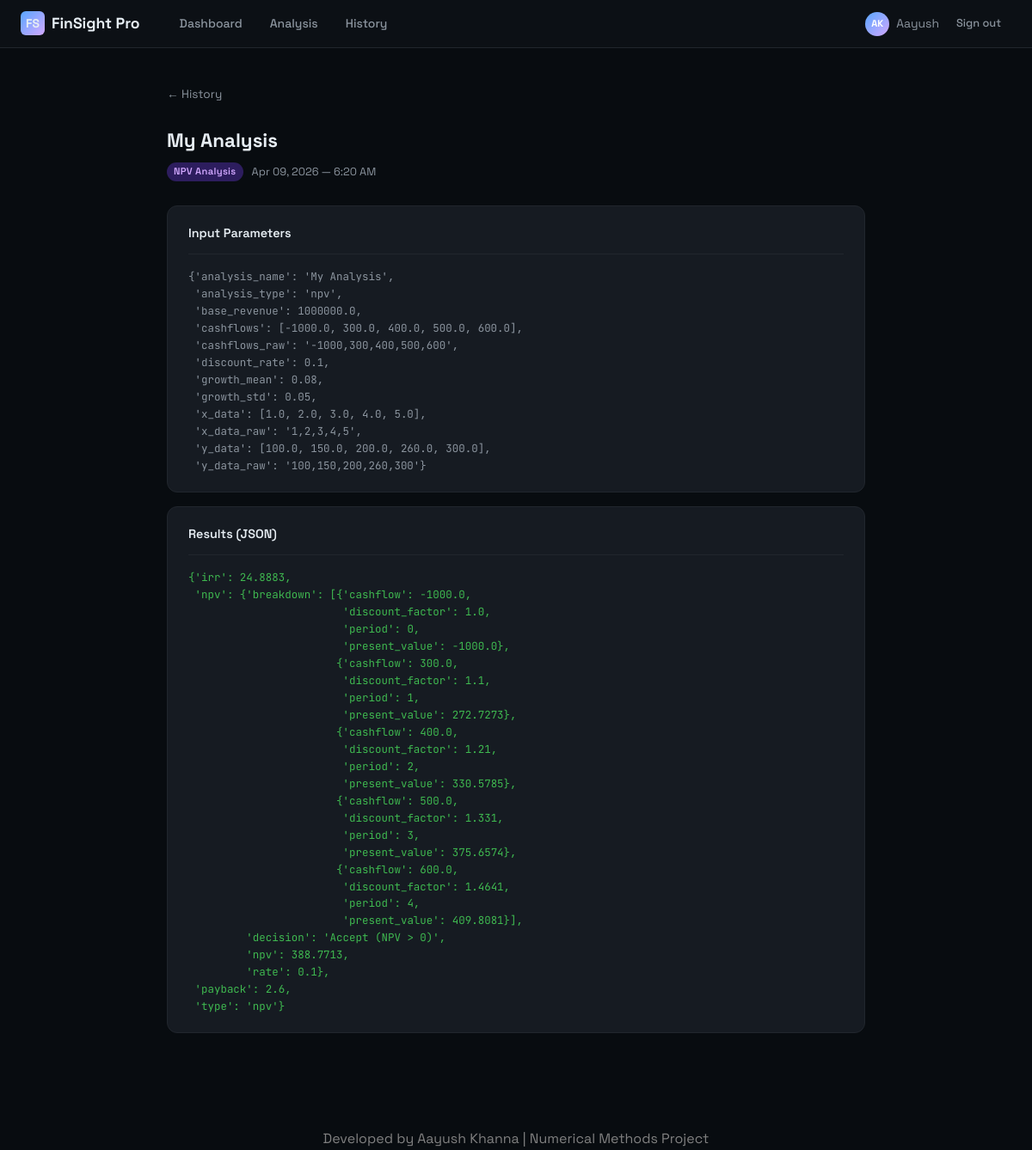
Screenshot of /history/2/ (signed in) with the database file from the repository.
### predictor/models.py (models this page shows, shortened)
class AnalysisHistory(models.Model):
    ANALYSIS_TYPES = [
        ("breakeven", "Break-Even Analysis"),
        ("forecast", "Revenue Forecast"),
        ("npv", "NPV Analysis"),
        ("monte_carlo", "Monte Carlo Simulation"),
        ("irr", "IRR Calculation"),
    ]
    user = models.ForeignKey(User, on_delete=models.CASCADE, related_name="analyses")
    analysis_type = models.CharField(max_length=20, choices=ANALYSIS_TYPES)
    name = models.CharField(max_length=100, default="Untitled Analysis")
    input_data = models.JSONField()
    result_data = models.JSONField()
    created_at = models.DateTimeField(default=timezone.now)
    class Meta:
        ordering = ["-created_at"]
        verbose_name_plural = "Analysis Histories"

### predictor/views.py (the view)
# urls.py: path("history/<int:pk>/", views.history_detail, name="history_detail"),
@login_required
def history_detail(request, pk):
    analysis = get_object_or_404(AnalysisHistory, pk=pk, user=request.user)
    return render(request, "predictor/history_detail.html", {"analysis": analysis})

### predictor/templates/predictor/history_detail.html (shortened to what this page needs)
{% extends "base.html" %}
{% block content %}
<div class="container" style="padding-top:40px;padding-bottom:60px;max-width:860px;">
  <div style="margin-bottom:24px;">
    <a href="{% url 'history' %}" style="color:var(--text-2);text-decoration:none;font-size:0.85rem;">← History</a>
  </div>
  <div style="display:flex;align-items:flex-start;justify-content:space-between;margin-bottom:28px;">
    <div>
      <h1 style="font-size:1.4rem;font-weight:700;">{{ analysis.name }}</h1>
      <div style="display:flex;gap:10px;align-items:center;margin-top:8px;">
        <span class="badge
          {% if analysis.analysis_type == 'breakeven' %}badge-blue
          {% elif analysis.analysis_type == 'forecast' %}badge-green
          {% elif analysis.analysis_type == 'npv' %}badge-purple
          {% elif analysis.analysis_type == 'monte_carlo' %}badge-orange
          {% else %}badge-blue{% endif %}">
          {{ analysis.get_analysis_type_display }}
        </span>
        <span style="font-size:0.8rem;color:var(--text-2);">{{ analysis.created_at|date:"M d, Y — g:i A" }}</span>
      </div>
    </div>
  </div>
  <div class="card" style="margin-bottom:16px;">
    <div class="card-header">
      <div class="card-title">Input Parameters</div>
    </div>
    <pre style="font-family:var(--mono);font-size:0.78rem;color:var(--text-2);overflow-x:auto;white-space:pre-wrap;">{{ analysis.input_data|pprint }}</pre>
  </div>
  <div class="card">
    <div class="card-header">
      <div class="card-title">Results (JSON)</div>
    </div>
    <pre style="font-family:var(--mono);font-size:0.78rem;color:var(--green);overflow-x:auto;white-space:pre-wrap;">{{ analysis.result_data|pprint }}</pre>
  </div>
</div>
{% endblock %}

### templates/base.html (shortened to what this page needs)
{% load static %}
<!DOCTYPE html>
<html lang="en">
<head>
</head>
<body>
  <nav class="nav">
    <a href="{% url 'landing' %}" class="nav-brand">
      <div class="logo-icon">FS</div>
      <span>FinSight Pro</span>
    </a>
    <div class="nav-links">
      {% if user.is_authenticated %}
        <a href="{% url 'dashboard' %}" class="nav-link {% if request.resolver_match.url_name == 'dashboard' %}active{% endif %}">Dashboard</a>
        <a href="{% url 'analysis' %}" class="nav-link {% if request.resolver_match.url_name == 'analysis' %}active{% endif %}">Analysis</a>
        <a href="{% url 'history' %}" class="nav-link {% if request.resolver_match.url_name == 'history' %}active{% endif %}">History</a>
      {% endif %}
    </div>
    <div class="nav-right">
      {% if user.is_authenticated %}
        <div class="nav-user">
          <div class="nav-avatar">{{ user.first_name|first|upper }}{{ user.last_name|first|upper }}</div>
          <span>{{ user.first_name|default:user.username }}</span>
        </div>
        <a href="{% url 'logout' %}" class="btn btn-ghost btn-sm">Sign out</a>
      {% else %}
        <a href="{% url 'login' %}" class="btn btn-ghost btn-sm">Sign in</a>
        <a href="{% url 'register' %}" class="btn btn-primary btn-sm">Get Started</a>
      {% endif %}
    </div>
  </nav>
  <div class="page">
    {% block content %}{% endblock %}
  </div>
  <footer style="text-align:center; margin-top:50px; color:gray;">
    Developed by Aayush Khanna | Numerical Methods Project
</footer>
</body>
</html>

### templates/base.html (style rules this page uses)
:root { --bg-base: #080c10; --bg-surface: #0d1117; --bg-raised: #161b22; --bg-hover: #1c2128; --border: #21262d; --border-hi: #30363d; --text-1: #e6edf3; --text-2: #8b949e; --text-3: #484f58; --accent: #58a6ff; --accent-dim: #1f4068; --green: #3fb950; --green-dim: #1a3a1f; --purple: #d2a8ff; --purple-dim: #2d1d5e; --orange: #ffa657; --orange-dim: #3d2209; --red: #f85149; --red-dim: #3d1010; --font: 'Space Grotesk', sans-serif; --mono: 'JetBrains Mono', monospace; --radius: 8px; --radius-lg: 12px; }
*, *::before, *::after { box-sizing: border-box; margin: 0; padding: 0; }
html { font-size: 16px; scroll-behavior: smooth; }
body { font-family: var(--font); background: var(--bg-base); color: var(--text-1); min-height: 100vh; line-height: 1.6; }
.nav { position: fixed; top: 0; left: 0; right: 0; z-index: 100; height: 56px; background: rgba(13, 17, 23, 0.95); backdrop-filter: blur(12px); border-bottom: 1px solid var(--border); display: flex; align-items: center; padding: 0 24px; gap: 0; }
.nav-brand { display: flex; align-items: center; gap: 8px; font-weight: 700; font-size: 1.1rem; color: var(--text-1); text-decoration: none; margin-right: 32px; }
.nav-brand .logo-icon { width: 28px; height: 28px; background: linear-gradient(135deg, var(--accent), var(--purple)); border-radius: 6px; display: flex; align-items: center; justify-content: center; font-size: 14px; font-weight: 700; }
.nav-links { display: flex; align-items: center; gap: 4px; flex: 1; }
.nav-link { padding: 6px 14px; border-radius: var(--radius); color: var(--text-2); text-decoration: none; font-size: 0.875rem; font-weight: 500; transition: color 0.15s, background 0.15s; }
.nav-right { display: flex; align-items: center; gap: 8px; }
.nav-user { display: flex; align-items: center; gap: 8px; font-size: 0.875rem; color: var(--text-2); }
.nav-avatar { width: 28px; height: 28px; border-radius: 50%; background: linear-gradient(135deg, var(--accent), var(--purple)); display: flex; align-items: center; justify-content: center; font-size: 11px; font-weight: 700; color: white; }
.page { padding-top: 56px; min-height: 100vh; }
.container { max-width: 1200px; margin: 0 auto; padding: 0 24px; }
.btn { display: inline-flex; align-items: center; gap: 6px; padding: 8px 20px; border-radius: var(--radius); font-family: var(--font); font-size: 0.875rem; font-weight: 500; cursor: pointer; border: none; text-decoration: none; transition: all 0.15s; white-space: nowrap; }
.btn-ghost { background: transparent; color: var(--text-2); border: none; }
.btn-sm { padding: 5px 12px; font-size: 0.8rem; }
.card { background: var(--bg-raised); border: 1px solid var(--border); border-radius: var(--radius-lg); padding: 20px 24px; }
.card-header { display: flex; align-items: center; justify-content: space-between; margin-bottom: 16px; padding-bottom: 12px; border-bottom: 1px solid var(--border); }
.card-title { font-size: 0.9rem; font-weight: 600; color: var(--text-1); }
.badge { display: inline-flex; align-items: center; gap: 4px; padding: 2px 8px; border-radius: 20px; font-size: 0.7rem; font-weight: 600; letter-spacing: 0.03em; }
.badge-purple { background: var(--purple-dim); color: var(--purple); }

### rows the page displays
AnalysisHistory: name "My Analysis", analysis_type "NPV Analysis", created_at "Apr 09, 2026 — 6:20 AM", input_data|pprint "{'analysis_name': 'My Analysis', 'analysis_type': 'npv', 'base_revenue': 1000000.0, 'cashflows': [-1000.0, 300.0, 400.0, 500.0, 600.0], 'cashflows_raw': '-1000,300,400,500,600', 'discount_rate': 0.1, 'growth_mean': 0.08, 'growth_std': 0.05, 'x_data': [1.0, 2.0, 3.0, 4.0, 5.0], 'x_data_raw': '1,2,3,4,5', 'y_data': [100.0, 150.0, 200.0, 260.0, 300.0], 'y_data_raw': '100,150,200,260,300'}", result_data|pprint "{'irr': 24.8883, 'npv': {'breakdown': [{'cashflow': -1000.0, 'discount_factor': 1.0, 'period': 0, 'present_value': -1000.0}, {'cashflow': 300.0, 'discount_factor': 1.1, 'period': 1, 'present_value': 272.7273}, {'cashflow': 400.0, 'discount_factor': 1.21, 'period': 2, 'present_value': 330.5785}, {'cashflow': 500.0, 'discount_factor': 1.331, 'period': 3, 'present_value': 375.6574}, {'cashflow': 600.0, 'discount_factor': 1.4641, 'period': 4, 'present_value': 409.8081}], 'decision': 'Accept (NPV > 0)', 'npv': 388.7713, 'rate': 0.1}, 'payback': 2.6, 'type': 'npv'}"

### other values shown
{{ user.first_name|first|upper }} "A"
{{ user.last_name|first|upper }} "K"
{{ user.first_name|default:user.username }} "Aayush"
